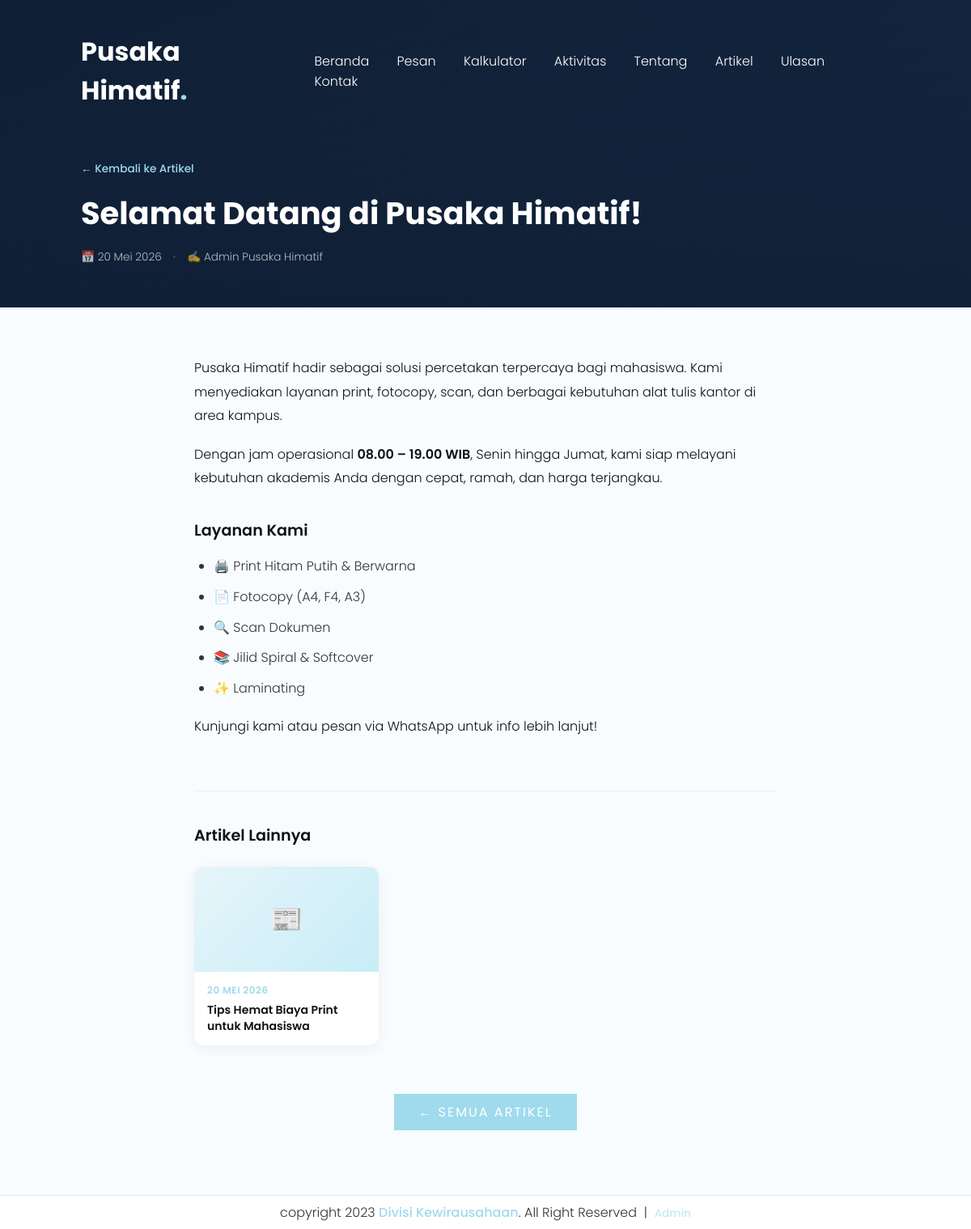
/artikel.php?id=1, run on the app's committed database.
### tables this page shows
CREATE TABLE IF NOT EXISTS `artikel` (
  `id`         INT UNSIGNED     NOT NULL AUTO_INCREMENT,
  `judul`      VARCHAR(255)     NOT NULL,
  `slug`       VARCHAR(255)     NOT NULL UNIQUE,
  `konten`     LONGTEXT         NOT NULL,
  `ringkasan`  TEXT             NULL     COMMENT 'Deskripsi singkat untuk preview card',
  `gambar`     VARCHAR(255)     NULL     COMMENT 'Nama file gambar di uploads/artikel/',
  `author_id`  INT UNSIGNED     NOT NULL,
  `status`     ENUM('published','draft') NOT NULL DEFAULT 'published',
  `created_at` DATETIME         NOT NULL DEFAULT CURRENT_TIMESTAMP,
  `updated_at` DATETIME         NOT NULL DEFAULT CURRENT_TIMESTAMP ON UPDATE CURRENT_TIMESTAMP,
  PRIMARY KEY (`id`),
  KEY `idx_status` (`status`),
  KEY `idx_author` (`author_id`),
  CONSTRAINT `fk_artikel_author` FOREIGN KEY (`author_id`) REFERENCES `admin` (`id`) ON DELETE CASCADE
);

### artikel.php (the view, shortened to what this page needs)
<?php
$id = (int) ($_GET['id'] ?? 0);
try {
    $db   = getDB();
    $stmt = $db->prepare(
        "SELECT a.*, ad.nama AS author_nama
         FROM artikel a
         JOIN admin ad ON a.author_id = ad.id
         WHERE a.id = ? AND a.status = 'published'
         LIMIT 1"
    );
    $stmt->execute([$id]);
    $artikel = $stmt->fetch();
} catch (Exception $e) {
    $artikel = null;
}
try {
    $related = $db->prepare(
        "SELECT id, judul, gambar, created_at
         FROM artikel
         WHERE status = 'published' AND id != ?
         ORDER BY created_at DESC
         LIMIT 3"
    );
    $related->execute([$id]);
    $relatedArts = $related->fetchAll();
} catch (Exception $e) {
    $relatedArts = [];
}
function formatTanggal(string $date): string {
    $bulan = ['','Jan','Feb','Mar','Apr','Mei','Jun','Jul','Agu','Sep','Okt','Nov','Des'];
    $d = date('j', strtotime($date));
    $m = (int) date('n', strtotime($date));
    $y = date('Y', strtotime($date));
    return "$d {$bulan[$m]} $y";
}
?>
<!DOCTYPE html>
<html lang="id">
  <head>
    <link rel="stylesheet" href="style.css" />
  </head>
  <body>
    <header>
      <nav>
        <a href="index.php" class="logo">Pusaka Himatif<span>.</span></a>
        <ul class="navigation">
          <li><a href="index.php#banner"       onclick="toggleMenu();">Beranda</a></li>
          <li><a href="index.php#order"        onclick="toggleMenu();">Pesan</a></li>
          <li><a href="index.php#calculator"   onclick="toggleMenu();">Kalkulator</a></li>
          <li><a href="index.php#activity"     onclick="toggleMenu();">Aktivitas</a></li>
          <li><a href="index.php#about"        onclick="toggleMenu();">Tentang</a></li>
          <li><a href="index.php#artikel"      onclick="toggleMenu();">Artikel</a></li>
          <li><a href="index.php#testimonials" onclick="toggleMenu();">Ulasan</a></li>
          <li><a href="index.php#contact"      onclick="toggleMenu();">Kontak</a></li>
        </ul>
      </nav>
    </header>
    <main>
      <div class="artikel-detail-hero">
        <div class="artikel-hero-overlay"></div>
        <div class="artikel-hero-content">
          <a href="index.php#artikel" class="artikel-back-link">← Kembali ke Artikel</a>
          <h1 class="artikel-hero-title"><?= htmlspecialchars($artikel['judul']) ?></h1>
          <div class="artikel-meta">
            <span class="artikel-meta-item">📅 <?= formatTanggal($artikel['created_at']) ?></span>
            <span class="artikel-meta-sep">·</span>
            <span class="artikel-meta-item">✍️ <?= htmlspecialchars($artikel['author_nama']) ?></span>
          </div>
        </div>
      </div>
      <article class="artikel-detail-body">
        <div class="artikel-detail-container">
          <div class="artikel-content-text">
            <?= $artikel['konten']  ?>
          </div>
          <?php if (!empty($relatedArts)): ?>
          <div class="artikel-related">
            <h2 class="artikel-related-title">Artikel Lainnya</h2>
            <div class="artikel-related-grid">
              <?php foreach ($relatedArts as $rel): ?>
                <a href="artikel.php?id=<?= $rel['id'] ?>" class="artikel-related-card">
                  <div class="artikel-related-img-wrap">
                    <?php if ($rel['gambar']): ?>
                      <img
                        src="uploads/artikel/<?= htmlspecialchars($rel['gambar']) ?>"
                        alt="<?= htmlspecialchars($rel['judul']) ?>"
                        loading="lazy"
                      />
                    <?php else: ?>
                      <div class="artikel-img-placeholder small">📰</div>
                    <?php endif; ?>
                  </div>
                  <div class="artikel-related-body">
                    <span class="artikel-date"><?= formatTanggal($rel['created_at']) ?></span>
                    <h3><?= htmlspecialchars($rel['judul']) ?></h3>
                  </div>
                </a>
              <?php endforeach; ?>
            </div>
          </div>
          <?php endif; ?>
          <div style="text-align:center;margin-top:40px;">
            <a href="index.php#artikel" class="btn">← Semua Artikel</a>
          </div>
        </div>
      </article>
    </main>
    <footer>
      <div class="copyrightText">
        <p>
          copyright 2023
          <a
            href="https://instagram.com/pusaka.himatif?igshid=NTA5ZTk1NTc="
            target="_blank"
            rel="nofollow"
            title="Menuju Instagram"
          >Divisi Kewirausahaan</a>. All Right Reserved
          &nbsp;|&nbsp;
          <a href="admin/login.php" style="color:#9fdaed;opacity:0.6;font-size:0.85em;">Admin</a>
        </p>
      </div>
    </footer>
  </body>
</html>

### style.css (style rules this page uses)
* { margin: 0; padding: 0; box-sizing: border-box; font-family: "Poppins", sans-serif; scroll-behavior: smooth; }
body { min-height: 300; color: #111; }
p { font-weight: 300; color: #111; }
.btn { font-size: 1em; color: #fff; background: #9fdaed; display: inline-block; padding: 10px 30px; margin-top: 20px; text-transform: uppercase; text-decoration: none; letter-spacing: 2px; transition: 0.5s; }
header nav { position: fixed; top: 0; left: 0; width: 100%; padding: 40px 100px; z-index: 10000; display: flex; justify-content: space-between; align-items: center; transition: 0.5s; }
header nav .logo { color: #fff; font-weight: 700; font-size: 2em; text-decoration: none; }
header nav .logo span { color: #9fdaed; }
header nav .navigation li { list-style: none; margin-left: 30px; display: inline-block; }
header nav .navigation li a { text-decoration: none; color: #fff; font-weight: 300; }
article, aside { padding: 100px; }
.copyrightText { padding: 8px 40px; border-top: 1px solid rgba(0, 0, 0, 0.1); text-align: center; }
.copyrightText p { color: #333; }
.copyrightText a { color: #9fdaed; font-weight: 500; text-decoration: none; }
.artikel-img-placeholder { width: 100%; height: 100%; display: flex; align-items: center; justify-content: center; font-size: 3.5em; color: #9fdaed; }
.artikel-img-placeholder.small { font-size: 2em; }
.artikel-date { display: block; font-size: 0.75em; color: #9fdaed; font-weight: 600; letter-spacing: 0.5px; text-transform: uppercase; margin-bottom: 10px; }
.artikel-detail-hero { position: relative; min-height: 380px; display: flex; align-items: flex-end; padding: 60px 100px 50px; overflow: hidden; background: linear-gradient(160deg, #0f1f35 0%, #1a3350 100%); }
.artikel-hero-overlay { position: absolute; inset: 0; background: linear-gradient(to top, rgba(15, 31, 53, 0.92) 0%, rgba(15, 31, 53, 0.5) 100%); z-index: 1; }
.artikel-hero-content { position: relative; z-index: 2; max-width: 860px; }
.artikel-back-link { display: inline-block; color: #9fdaed; font-size: 0.85em; font-weight: 500; text-decoration: none; margin-bottom: 20px; transition: opacity 0.2s; }
.artikel-hero-title { font-size: 2.4em; font-weight: 700; color: #fff; line-height: 1.3; margin-bottom: 16px; }
.artikel-meta { display: flex; align-items: center; gap: 14px; flex-wrap: wrap; }
.artikel-meta-item { font-size: 0.85em; color: rgba(255, 255, 255, 0.7); font-weight: 300; }
.artikel-meta-sep { color: rgba(255, 255, 255, 0.3); }
.artikel-detail-body { padding: 0; background: #f9fcfe; }
.artikel-detail-container { max-width: 800px; margin: 0 auto; padding: 60px 40px 80px; }
.artikel-content-text { font-size: 1em; color: #333; line-height: 1.85; font-weight: 300; }
.artikel-content-text h2, .artikel-content-text h3 { font-weight: 600; color: #111; margin: 32px 0 12px; }
.artikel-content-text h3 { font-size: 1.2em; }
.artikel-content-text p { margin-bottom: 18px; }
.artikel-content-text ul, .artikel-content-text ol { margin: 12px 0 18px 24px; }
.artikel-content-text li { margin-bottom: 8px; }
.artikel-content-text strong { font-weight: 600; color: #111; }
.artikel-related { margin-top: 64px; border-top: 1px solid #e8eef2; padding-top: 40px; }
.artikel-related-title { font-size: 1.2em; font-weight: 600; color: #111; margin-bottom: 24px; }
.artikel-related-grid { display: grid; grid-template-columns: repeat(auto-fill, minmax(200px, 1fr)); gap: 18px; }
.artikel-related-card { display: block; text-decoration: none; color: inherit; background: #fff; border-radius: 12px; overflow: hidden; box-shadow: 0 4px 16px rgba(0, 0, 0, 0.06); transition: transform 0.25s ease, box-shadow 0.25s ease; }
.artikel-related-img-wrap { width: 100%; height: 130px; background: linear-gradient(135deg, #e6f5fa, #c8edf7); overflow: hidden; }
.artikel-related-body { padding: 14px 16px; }
.artikel-related-body .artikel-date { margin-bottom: 6px; }
.artikel-related-body h3 { font-size: 0.88em; font-weight: 600; color: #111; line-height: 1.4; display: -webkit-box; -webkit-line-clamp: 2; line-clamp: 2; -webkit-box-orient: vertical; overflow: hidden; }

### data on the page
artikel: judul "Selamat Datang di Pusaka Himatif!", created_at "20 Mei 2026", author.nama "Admin Pusaka Himatif", konten "Pusaka Himatif hadir sebagai solusi percetakan terpercaya bagi mahasiswa. Kami menyediakan layanan print, fotocopy, scan, dan berbagai kebutuhan alat tulis kantor di area kampus. Dengan jam operasional 08.00 – 19.00 WIB , Senin hingga Jumat, kami siap melayani kebutuhan akademis Anda dengan cepat, ramah, dan harga terjangkau. Layanan Kami 🖨️ Print Hitam Putih & Berwarna 📄 Fotocopy (A4, F4, A3) 🔍 Scan Dokumen 📚 Jilid Spiral & Softcover ✨ Laminating Kunjungi kami atau pesan via WhatsApp untuk info lebih lanjut!"
artikel: created_at "20 MEI 2026", judul "Tips Hemat Biaya Print untuk Mahasiswa"
